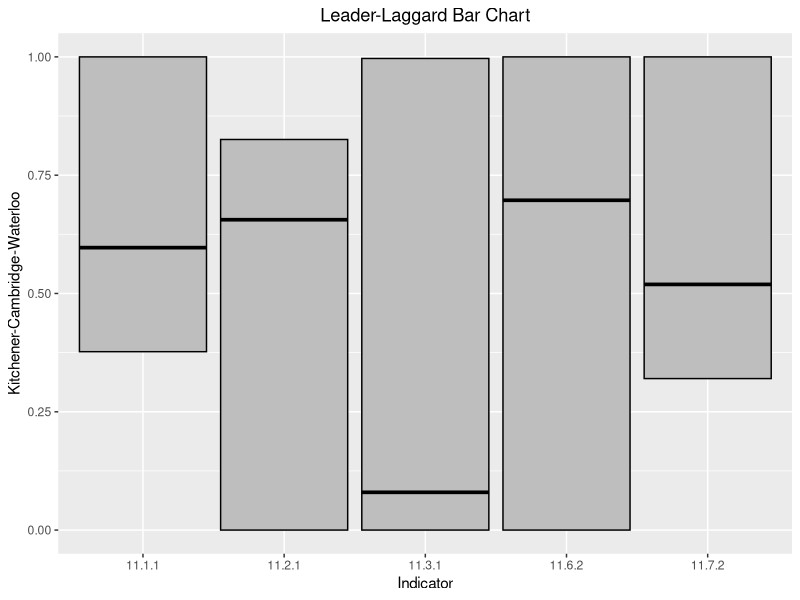

Reproduce this figure in R.
library("ggplot2")

df <- read.table(text = 
"indicator	kitchener_cambridge_waterloo	min	max
11.1.1	0.596858639	0.376963351	1
11.2.1	0.655860349	0	0.825436409
11.3.1	0.079807982	0	0.996666702
11.6.2	0.696969697	0	1
11.7.2	0.519167177	0.320146969	1"
, header=TRUE)

ggplot(df) +
  geom_crossbar(
    aes(ymin = min, ymax = max, x = indicator, y = kitchener_cambridge_waterloo),
    fill = "grey", fatten = 0)+
  geom_crossbar(
    data=df,
    aes(
      x=indicator,
      y=kitchener_cambridge_waterloo,
      ymin=kitchener_cambridge_waterloo,
      ymax=kitchener_cambridge_waterloo)
    ,color="black")+
  labs(title="Leader-Laggard Bar Chart",
     x ="Indicator", y = "Kitchener-Cambridge-Waterloo")+
  theme(plot.title = element_text(hjust = 0.5))

  
